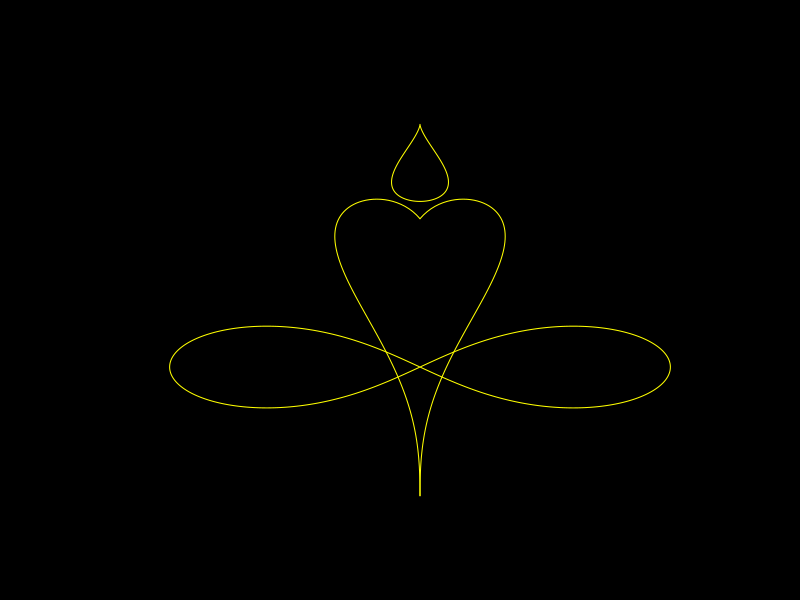

The R source for this figure:
# criado a partir de medita.R 
# limpa arquivo
# problema: lembra um pênis

# svg("medita-2023-05-11.svg")
par(bg='black')
# circulo (de memória)
t=(0:628)/100
scalex=5;
scaley=5;
x = scalex*cos(t);
y = scaley*sin(t);
plot(x,y, col='black', bg='black', type='line');

scalex=3;
scaley=2;
ytrans=-4;
x = scalex*cos(t);
y = scaley*sin(t)+ytrans;
# lines(x,y, col='yellow', bg='black', type='line');


x=c(-3,3,0,-3)
y=c(-2,-2,0,-2) - 2
#lines(x,y, col='yellow', bg='black', type='line');

x=c(-3, 0,3,0,-3)
y=c(-2, -1,-2,0,-2) - 2
#lines(x,y, col='yellow', bg='black', type='line');

# leminiscata de Bernoulli https://gamedev.stackexchange.com/questions/43691/how-can-i-move-an-object-in-an-infinity-or-figure-8-trajectory
t=(0:628)/100
scale = 2 / (3 - cos(2*t));
sy=3
sx=4
ytrans=-2
x = sx* scale * cos(t);
y = ytrans + sy*scale * sin(2*t) / 2;
# points(x,y, col='yellow', bg='black');
lines(x,y, col='yellow', bg='black');

# gota  https://math.stackexchange.com/questions/51539/a-math-function-that-draws-water-droplet-shape
a=0.35
b=1
ytrans=4.3;
x = a*(1-sin(t)) * cos(t)
y = b*(sin(t)-1)+ytrans;
#points(x,y, col='yellow', bg='black')
lines(x,y, col='yellow', bg='black')

# cardioid 
r=1-sin(t);
scalex=0.8;
scaley=-2;
ytrans=-1.7
x=scalex*r*cos(t);
y=scaley*r*sin(t) +ytrans;
# points(x,y, col='yellow', bg='black')
#lines(x,y, col='yellow', bg='black')

# curva em forma de coração https://mathworld.wolfram.com/HeartCurve.html
t=(-100:100)/100
# precisa de mais pontos perto de x=0
t=t^3;
sx=4;
sy=10;
ytrans = -5.5;
x=sx*sin(t)*cos(t)*log(abs(t))
y=ytrans + sy*abs(t)^0.3*sqrt(cos(t))
lines(x,y, col='yellow', bg='black')

t=(0:628)/100
ytrans = 1
scale=0.15;
x=scale*(16*(sin(t))^3)
y=scale*(13*cos(t) - 5*cos(2*t)-2*cos(3*t)-cos(4*t)) + ytrans
# points(x,y, col='yellow', bg='black')


# dev.off()

